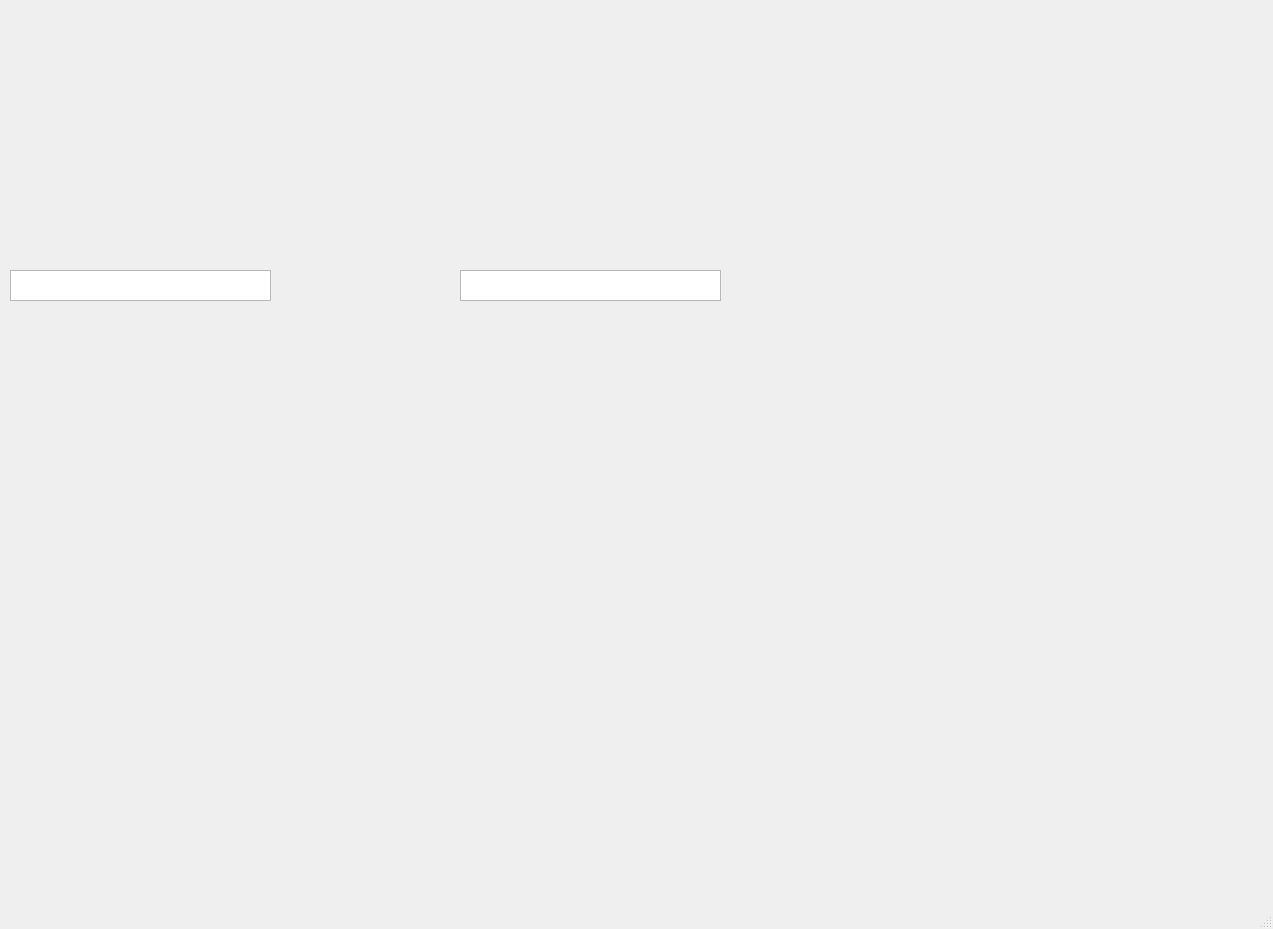
<?xml version="1.0" encoding="UTF-8"?>
<ui version="4.0">
 <class>MainWindow</class>
 <widget class="QMainWindow" name="MainWindow">
  <property name="geometry">
   <rect>
    <x>0</x>
    <y>0</y>
    <width>1273</width>
    <height>929</height>
   </rect>
  </property>
  <property name="windowTitle">
   <string>MainWindow</string>
  </property>
  <widget class="QWidget" name="centralwidget">
   <property name="minimumSize">
    <size>
     <width>600</width>
     <height>600</height>
    </size>
   </property>
   <widget class="QTextEdit" name="controllerLeft">
    <property name="geometry">
     <rect>
      <x>10</x>
      <y>270</y>
      <width>261</width>
      <height>31</height>
     </rect>
    </property>
   </widget>
   <widget class="QTextEdit" name="controllerRight">
    <property name="geometry">
     <rect>
      <x>460</x>
      <y>270</y>
      <width>261</width>
      <height>31</height>
     </rect>
    </property>
   </widget>
  </widget>
  <widget class="QMenuBar" name="TopMenu">
   <property name="geometry">
    <rect>
     <x>0</x>
     <y>0</y>
     <width>1273</width>
     <height>22</height>
    </rect>
   </property>
  </widget>
  <widget class="QStatusBar" name="statusbar"/>
 </widget>
 <resources/>
 <connections/>
</ui>
